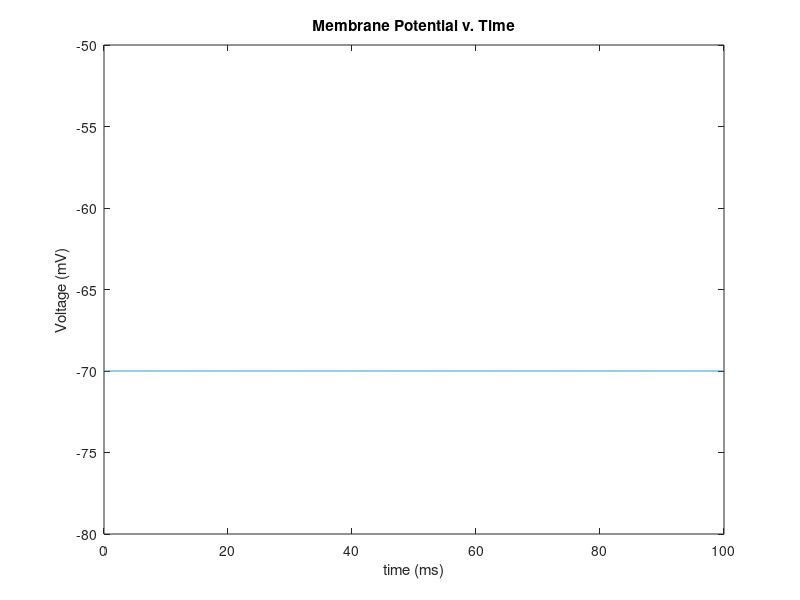
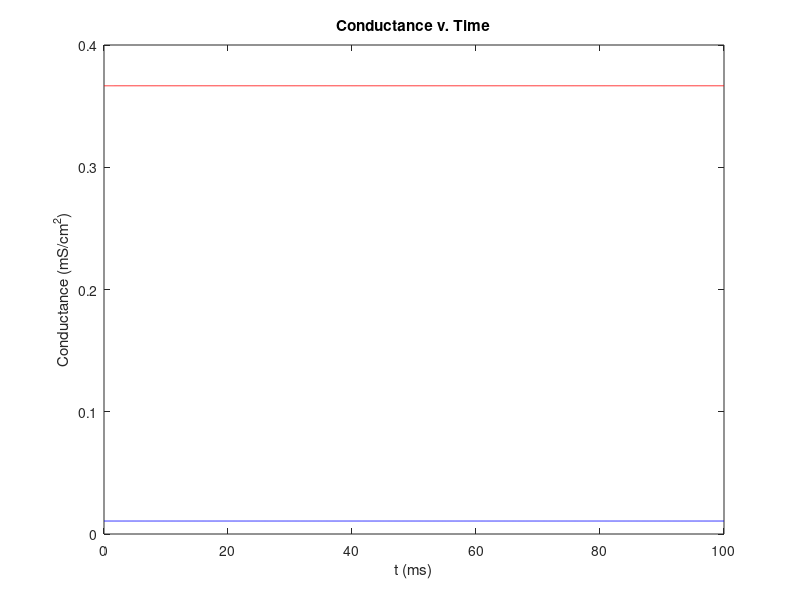

MATLAB code for these plots, in order:
%Initialize all constants
g_k = 36;
g_na = 120;
g_l = .3;
e_k = -12;
e_na = 115;
e_l = 10.6;
v_rest = -70;
c_m = 1;
%no injection current
I = 0;

%Introduce all variables
% v_m = membrane voltage
% m = probability of active sodium channels
% h = probability of inactive sodium channels
% n = probability of active potassium channels

v_m = 0; %start membrane at 0 for the purposes of solving the differential equations

%setup time period
step = .01;
t = 0:step:100;

%Initial conditions
a_m = .1*((25-v_m)/(exp((25-v_m)/10)-1));
b_m = 4*exp(-v_m/18);
a_h = .07*exp(-v_m/20);
b_h = 1/(exp((30-v_m)/10)+1);
a_n = .01*((10-v_m)/(exp((10-v_m)/10)-1));
b_n = .125*exp(-v_m/80);

m = a_m/(a_m + b_m);
h = a_h/(a_h + b_h);
n = a_n/(a_n + b_n);

G_na = (m^3)*g_na*h;
G_k = (n^4)*g_k;
G_l = g_l;

%main loop over 100 ms: calculate probability coeffs, ion channel currents,
%and run euler's method to obtain next point in time
for i = 1:length(t)-1

a_m(i) = .1*((25-v_m(i))/(exp((25-v_m(i))/10)-1));
b_m(i) = 4*exp(-v_m(i)/18);
a_h(i) = .07*exp(-v_m(i)/20);
b_h(i) = 1/(exp((30-v_m(i))/10)+1);
a_n(i) = .01*((10-v_m(i))/(exp((10-v_m(i))/10)-1));
b_n(i) = .125*exp(-v_m(i)/80);

i_na = (m(i)^3)*g_na*h(i)*(v_m(i) - e_na);
G_na(i+1) = (m(i)^3)*g_na*h(i);
i_k = (n(i)^4)*g_k*(v_m(i) - e_k);
G_k(i+1) = (n(i)^4)*g_k;
i_l = g_l*(v_m(i) - e_l);
G_l = g_l;
i_ion = I - i_na - i_k - i_l;

v_m(i+1) = v_m(i) + (step*(i_ion/c_m));
m(i+1) = m(i) + (step*((a_m(i)*(1-m(i)))-(b_m(i)*m(i))));
h(i+1) = h(i) + (step*((a_h(i)*(1-h(i)))-(b_h(i)*h(i))));
n(i+1) = n(i) + (step*((a_n(i)*(1-n(i)))-(b_n(i)*n(i))));

end

v_m = v_m + v_rest; %shift resting potential down to -70mV

plot(t,v_m);
xlabel('time (ms)'); ylabel('Voltage (mV)'); title('Membrane Potential v. Time')
axis([0 100 -80 -50]);

figure
plot(t,G_k,'r',t,G_na,'b');
xlabel('t (ms)'); ylabel('Conductance (mS/cm^{2})'); title('Conductance v. Time')




